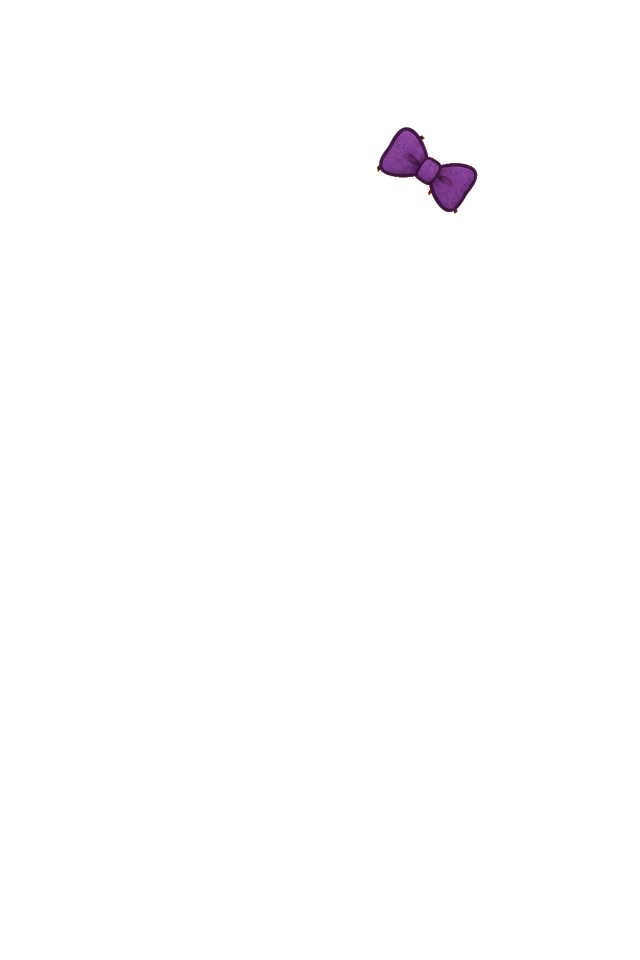
#> input picture art/app/acc_bow.png, 640 x 960 px
$ python sheet.py out.png ../art/app/acc_bow.png
#> lines starting #> are read from the running program, lines starting #| are printed output that depends on the picture
#!/usr/bin/env python3
"""Лист снимков: несколько PNG рядом, с подписями, в одну картинку.

Облачный агент смотрит экраны глазами без эмулятора: снимки Robolectric (build/shots/...) склеиваются
по 4–6 в лист, лист открывается как изображение. Так видно весь путь недели разом, а не 40 файлов
по одному.

    python3 scripts/sheet.py OUT.png a.png b.png ...     # явный список
    python3 scripts/sheet.py OUT.png DIR --cols 5        # все PNG папки по имени
    python3 scripts/sheet.py OUT.png DIR --match home_   # только с подстрокой в имени

Нужен Pillow (pip install pillow).
"""
import argparse
import os
import sys

from PIL import Image, ImageDraw, ImageFont


def font(size):
#> called with size = 16
    for path in ("/usr/share/fonts/truetype/dejavu/DejaVuSans.ttf", "/usr/share/fonts/dejavu/DejaVuSans.ttf"):
        if os.path.exists(path):
            return ImageFont.truetype(path, size)
    return ImageFont.load_default()


def main():
    p = argparse.ArgumentParser()
    p.add_argument("out")
    p.add_argument("inputs", nargs="+")
    p.add_argument("--cols", type=int, default=4)
    p.add_argument("--height", type=int, default=640, help="высота каждого снимка на листе, px")
    p.add_argument("--match", default="")
    a = p.parse_args()

    files = []
    for i in a.inputs:
        if os.path.isdir(i):
            files += sorted(os.path.join(i, f) for f in os.listdir(i) if f.endswith(".png"))
        else:
            files.append(i)
    files = [f for f in files if a.match in os.path.basename(f)]
    if not files:
        sys.exit("нет снимков")

    label_h = 28
    f = font(16)
    thumbs = []
    for path in files:
        im = Image.open(path).convert("RGB")
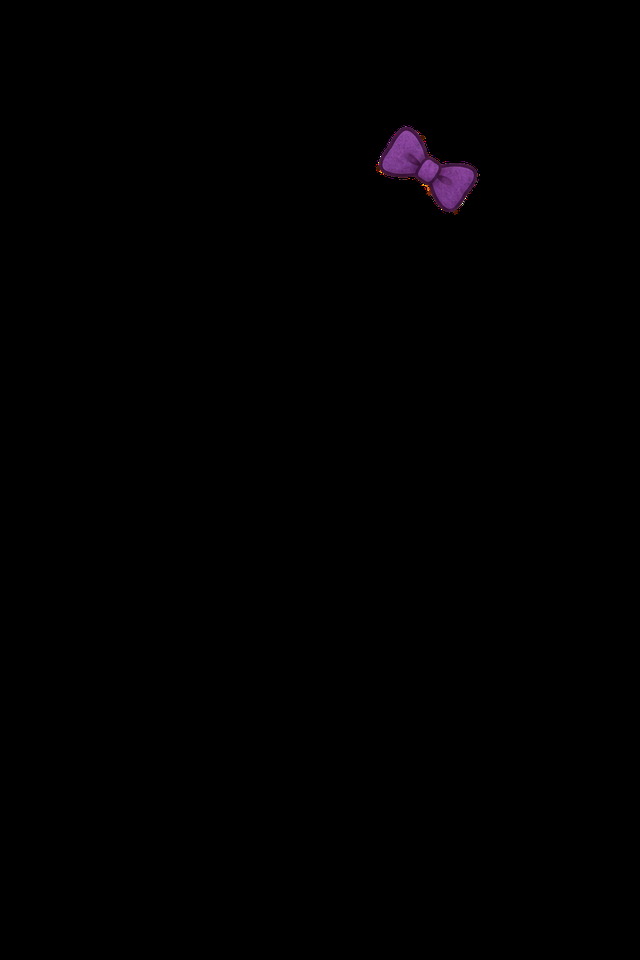
#> im: PIL image 640x960 RGB; mean R, G, B 0.7, 0.3, 0.7
        k = a.height / im.height
#> k = 0.667
        thumbs.append((os.path.basename(path)[:-4], im.resize((max(1, int(im.width * k)), a.height))))
    cell_w = max(t.width for _, t in thumbs) + 12
#> cell_w = 438
    cols = min(a.cols, len(thumbs))
#> cols = 1
    rows = (len(thumbs) + cols - 1) // cols
#> rows = 1
    sheet = Image.new("RGB", (cell_w * cols, (a.height + label_h + 12) * rows), "white")
#> sheet: PIL image 438x680 RGB; every value is 255
    d = ImageDraw.Draw(sheet)
    for n, (name, t) in enumerate(thumbs):
        x = (n % cols) * cell_w + 6
        y = (n // cols) * (a.height + label_h + 12) + 6
        d.text((x, y), name, fill="black", font=f)
        sheet.paste(t, (x, y + label_h))
        d.rectangle([x - 1, y + label_h - 1, x + t.width, y + label_h + t.height], outline="#888")
#> this loop made 1 pass
#> (name, x, y) on pass 1: ('acc_bow', 6, 6)
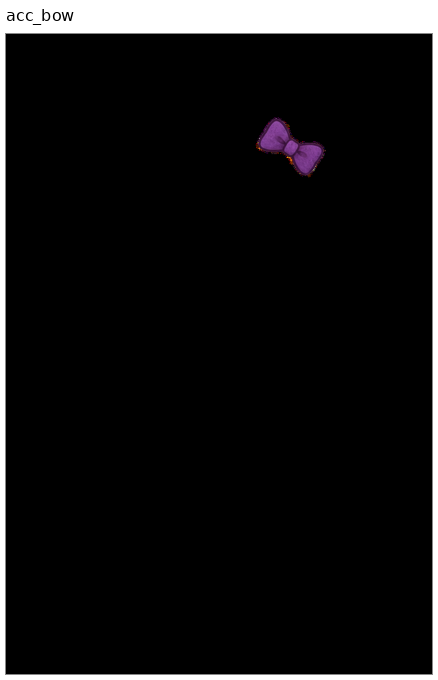
#> sheet: PIL image 438x680 RGB; mean R, G, B 21.2, 20.8, 21.2
    sheet.save(a.out)
    print(a.out, len(thumbs), "снимков")
#| out.png 1 снимков


if __name__ == "__main__":
    main()

$ run again, on art/app/acc_scarf_lying.png
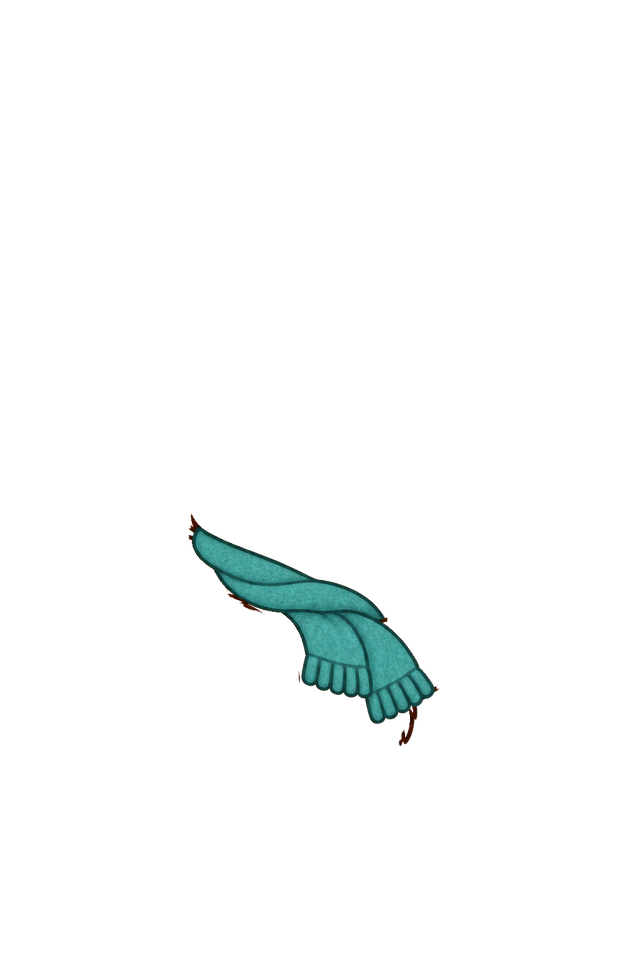
#> input picture art/app/acc_scarf_lying.png, 640 x 960 px
#> in main, `im = Image.open(path).convert("RGB")`:
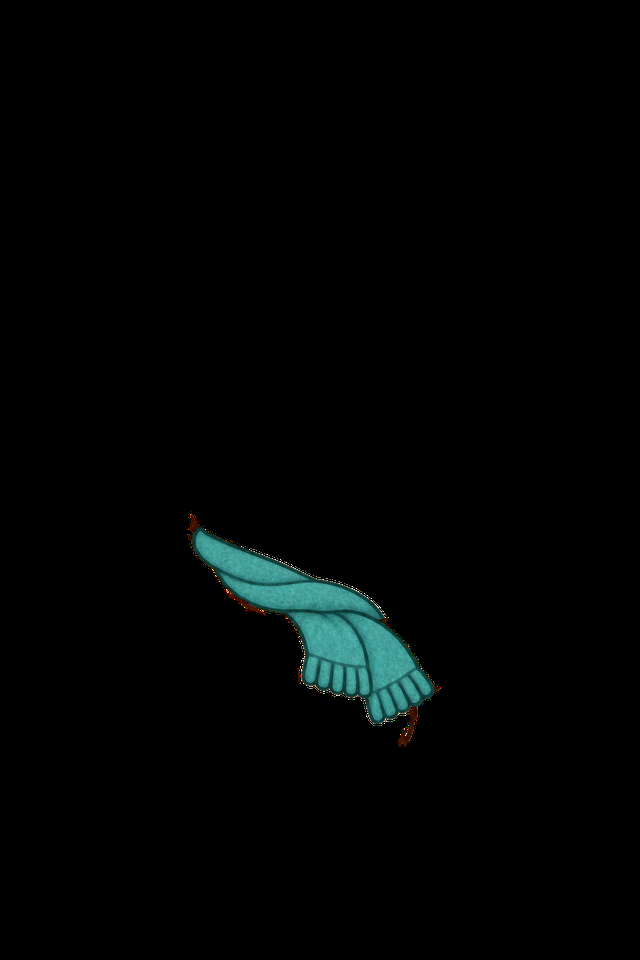
#> im: PIL image 640x960 RGB; mean R, G, B 1.7, 3.8, 3.6
#> cell_w = 438
#> cols = 1
#> the loop in main, `for n, (name, t) in enumerate(thumbs):` made 1 pass
#> (name, x, y) on pass 1: ('acc_scarf_lying', 6, 6)
#> after the loop in main, `for n, (name, t) in enumerate(thumbs):`:
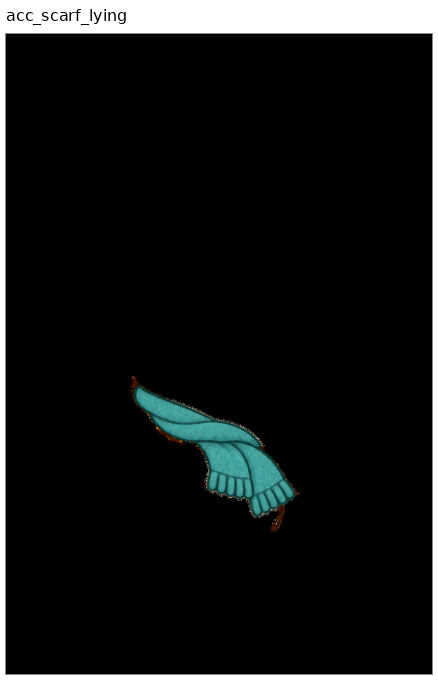
#> sheet: PIL image 438x680 RGB; mean R, G, B 22, 24, 23.8
#| out.png 1 снимков
